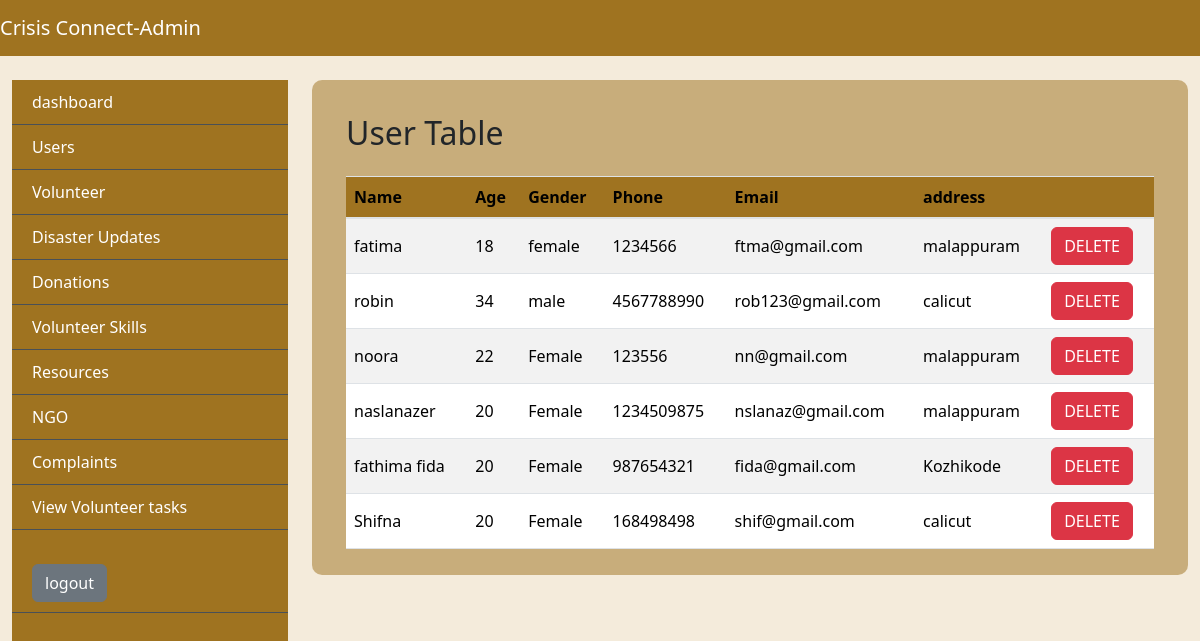
/user, run on the app's committed database.
### app/models.py (models this page shows)
class UserTable(models.Model):
    LOGIN = models.ForeignKey(LoginTable, on_delete=models.CASCADE)
    Name= models.CharField(max_length=30, null=True, blank=True)
    age= models.IntegerField(null=True, blank=True)
    Gender= models.CharField(max_length=20, null=True, blank=True)
    Phone= models.BigIntegerField(null=True, blank=True)
    Email= models.CharField(max_length=20, null=True, blank=True)
    Address = models.CharField(max_length=50, null=True, blank=True)
    Type = models.CharField(max_length=30, null=True, blank=True)
    Skill = models.CharField(max_length=30, null=True, blank=True)
    Status = models.CharField(max_length=30, null=True, blank=True)

### app/views.py (the view)
# urls.py: path('user', ViewUser.as_view(), name="user"),
class ViewUser(View):
    def get(self, request):
        obj=UserTable.objects.all()
        return render(request, "administrator/ViewUser.html",{'val':obj})

### templates/administrator/ViewUser.html
{% extends 'administrator/base.html' %}
{%block body%}
<div class="tbl-div">
  <div class="content container-fluid">
      <div class="container-fluid mt-4">
          <h2 class="mb-4">User Table</h2>
          <div class="table-responsive">
            <table class="table user-table table-striped">
              <thead>
                <tr>
                  <th>Name</th>
                  <th>Age</th>
                  <th>Gender</th>
                  <th>Phone</th>
                  <th>Email</th>
                  <th>address</th>
                  <th></th>
                </tr>
              </thead>
              <tbody>
                {%for i in val%}
                <tr>
                  <td>{{i.Name}}</td>
                  <td>{{i.age}}</td>
                  <td>{{i.Gender}}</td>
                  <td>{{i.Phone}}</td>
                  <td>{{i.Email}}</td>
                  <td>{{i.Address}}</td>
                  <td><a href="delete_user/{{i.LOGIN.id}}" class="btn btn-danger" onclick="return confirm('are you sure to delete this user?')">DELETE</a></td>
                </tr>
                {%endfor%}
              </tbody>
            </table>
          </div>
        </div>
  </div>
</div>
{%endblock%}

### static/css/baseStyle.css (style rules this page uses)
:root { --bg-color: #f4ebdb; --bg-color2: #9f7320; --bg-color-hover: #5d400a; --border-color: #495057; --danger-bg-color:#dc3545; --text-color1: #333; --text-color2:#fff; --text-color3:#484a4a; --table-td-color:#00ADB5; --accept-color:#28a745; --view-color:#065bb6; }
* { margin: 0; padding: 0; box-sizing: border-box; }
body { background-color: var(--bg-color); }
.tbl-div { width: 100%; padding: 10px; background-color: #9f732082; border-radius: 10px; }
.user-table th, .user-table td { vertical-align: middle; }
.user-table th { font-weight: bold; background-color: var(--bg-color2); }
.user-table th { font-weight: bold; }
a { text-decoration: none; color: var(--text-color2); }
:root { --progress-bar-width: 50px; --progress-bar-height: 50px; --font-size: 15px; }

### data on the page
UserTable: Name "fatima", age "18", Gender "female", Phone "1234566", Email "ftma@gmail.com", Address "malappuram"
UserTable: Name "robin", age "34", Gender "male", Phone "4567788990", Email "rob123@gmail.com", Address "calicut"
UserTable: Name "noora", age "22", Gender "Female", Phone "123556", Email "nn@gmail.com", Address "malappuram"
UserTable: Name "naslanazer", age "20", Gender "Female", Phone "1234509875", Email "nslanaz@gmail.com", Address "malappuram"
UserTable: Name "fathima fida", age "20", Gender "Female", Phone "987654321", Email "fida@gmail.com", Address "Kozhikode"
UserTable: Name "Shifna", age "20", Gender "Female", Phone "168498498", Email "shif@gmail.com", Address "calicut"
